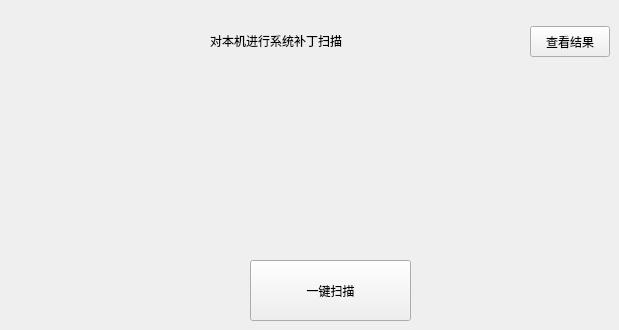
      <widget class="QWidget" name="page_7">
       <widget class="QLabel" name="budingLabel_1">
        <property name="geometry">
         <rect>
          <x>210</x>
          <y>20</y>
          <width>351</width>
          <height>41</height>
         </rect>
        </property>
        <property name="styleSheet">
         <string notr="true">font: 18pt &quot;微软雅黑&quot;;
color: rgb(0, 0, 0);</string>
        </property>
        <property name="text">
         <string>对本机进行系统补丁扫描</string>
        </property>
       </widget>
       <widget class="QPushButton" name="budingButton">
        <property name="geometry">
         <rect>
          <x>250</x>
          <y>260</y>
          <width>161</width>
          <height>61</height>
         </rect>
        </property>
        <property name="text">
         <string>一键扫描</string>
        </property>
       </widget>
       <widget class="QLabel" name="label_3">
        <property name="geometry">
         <rect>
          <x>257</x>
          <y>90</y>
          <width>150</width>
          <height>150</height>
         </rect>
        </property>
        <property name="text">
         <string/>
        </property>
        <property name="textFormat">
         <enum>Qt::AutoText</enum>
        </property>
        <property name="pixmap">
         <pixmap resource="button.qrc">:/button/earthscan.png</pixmap>
        </property>
        <property name="scaledContents">
         <bool>true</bool>
        </property>
       </widget>
       <widget class="QPushButton" name="budingCheckButton">
        <property name="geometry">
         <rect>
          <x>530</x>
          <y>26</y>
          <width>80</width>
          <height>31</height>
         </rect>
        </property>
        <property name="text">
         <string>查看结果</string>
        </property>
       </widget>
       <widget class="QLabel" name="label_4">
        <property name="geometry">
         <rect>
          <x>175</x>
          <y>25</y>
          <width>30</width>
          <height>30</height>
         </rect>
        </property>
        <property name="text">
         <string/>
        </property>
        <property name="pixmap">
         <pixmap resource="button.qrc">:/button/attn.png</pixmap>
        </property>
        <property name="scaledContents">
         <bool>true</bool>
        </property>
       </widget>
       <zorder>budingButton</zorder>
       <zorder>budingLabel_1</zorder>
       <zorder>label_3</zorder>
       <zorder>budingCheckButton</zorder>
       <zorder>label_4</zorder>
      </widget>
